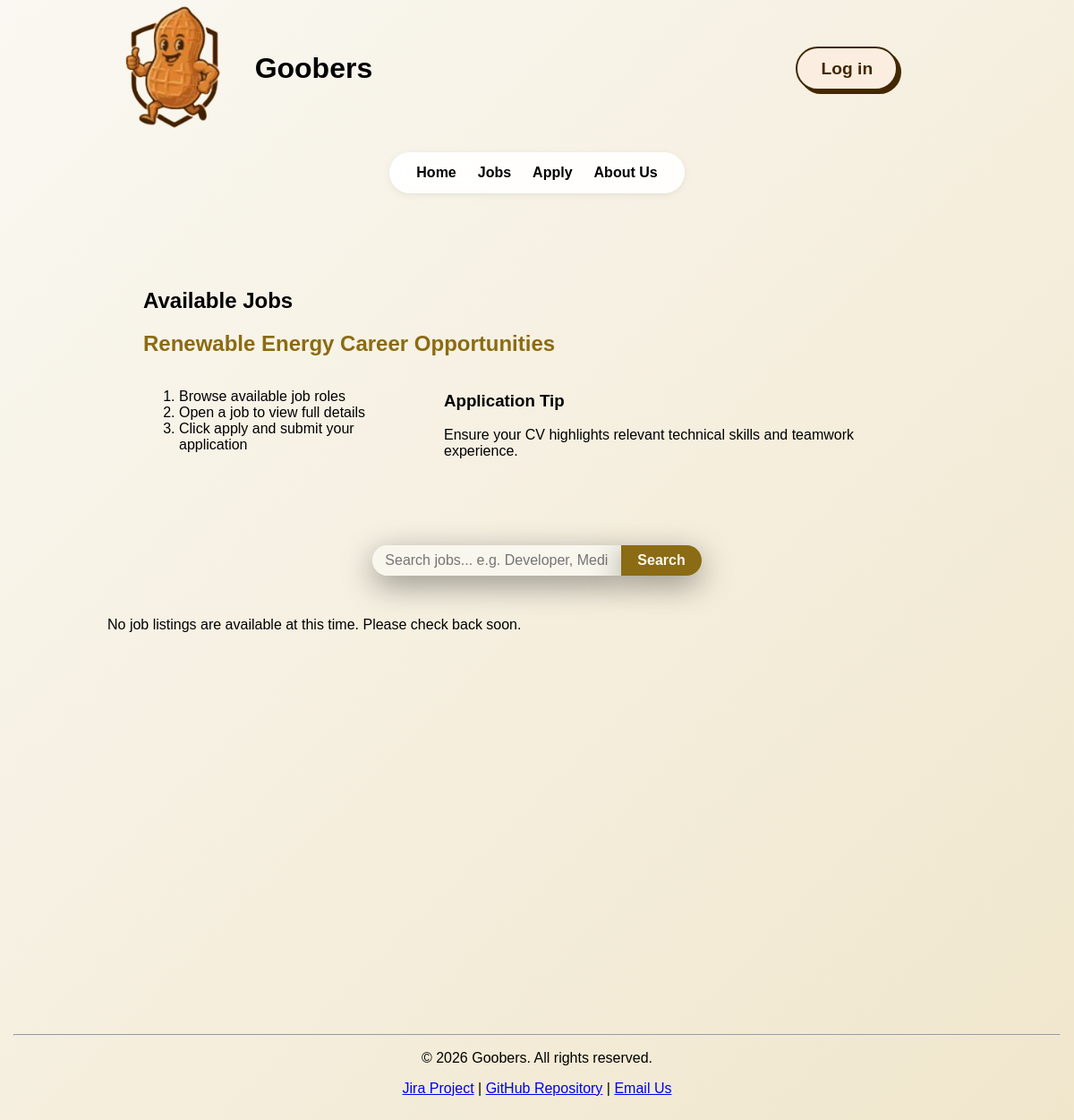
Before: /jobs.php with the older database file.
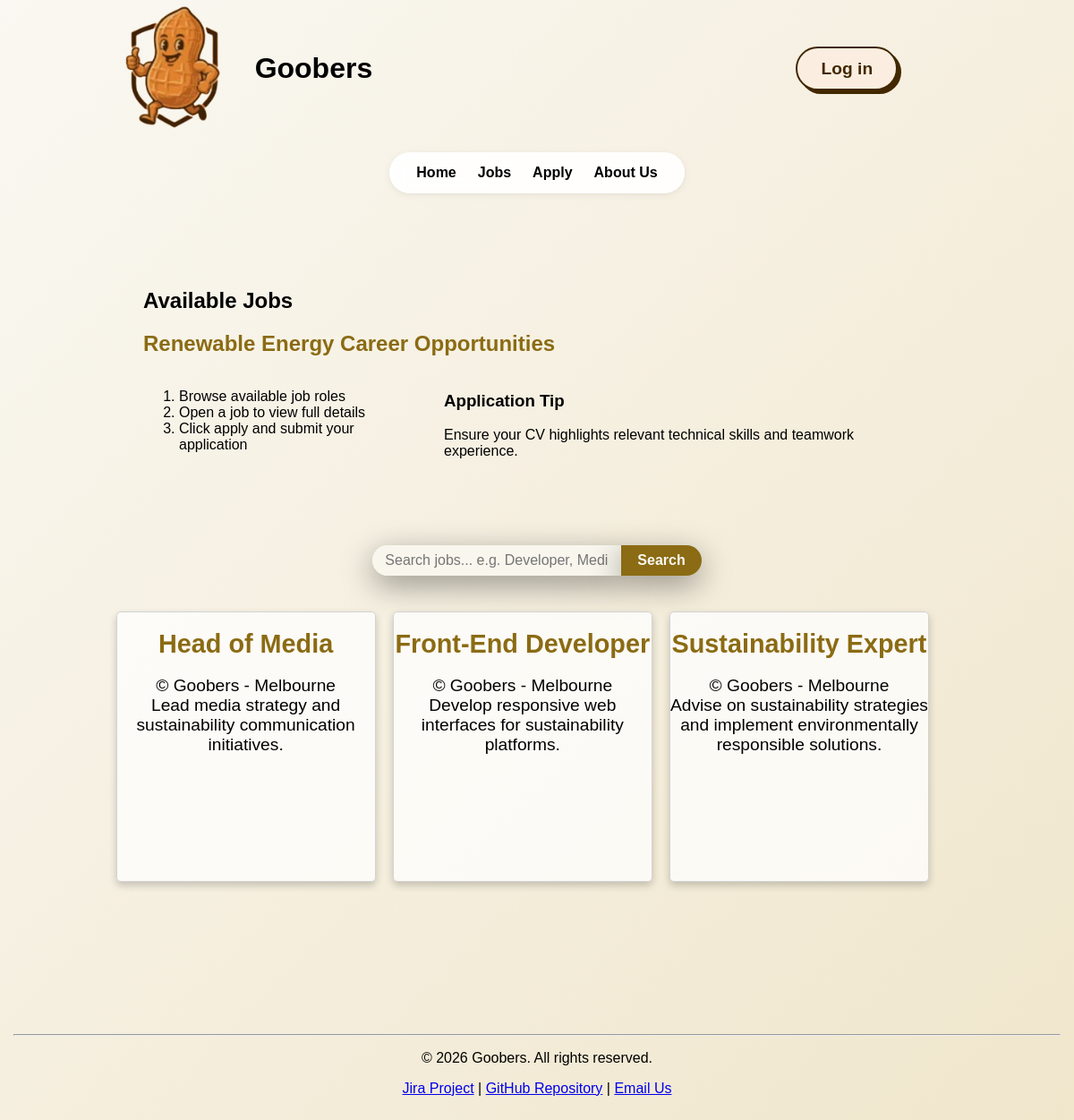
After: the same page with the newer database file.
### tables this page shows
CREATE TABLE `jobs` (
  `id` int(11) NOT NULL,
  `title` varchar(100) NOT NULL,
  `reference` varchar(10) NOT NULL,
  `location` varchar(100) NOT NULL,
  `short_description` text NOT NULL,
  `salary` int(11) DEFAULT NULL,
  `reporting_line` varchar(150) NOT NULL,
  `key_responsibilities` text NOT NULL,
  `essential_requirements` text NOT NULL,
  `preferable_requirements` text NOT NULL
);

### job_card.inc (the view, shortened to what this page needs)
<div class="job-cards">
    <div class="job-card-contents">
        <label for="<?php echo $toggle_id; ?>" class="job-card">
            <span id="span-title">
                <?php echo $title; ?>
            </span>
            <span class="location" style="display: block;">
                &copy; <?php echo $location; ?>
            </span>
            <span class="job-description" style="display: block;">
                <?php echo $short_desc; ?>
            </span>
        </label>
    </div>
</div>

### header.inc (shortened to what this page needs)
<!DOCTYPE html>
<html lang="en">
  <head>
    <link rel="stylesheet" href="./styles/styles.css">
  </head>
<body>
    <header class="header">
	<div class="item-1">
		<div class="logo_and_title">
		<a href="index.php">
			<img src="images/logo.png" alt="Goobers Logo"
				id="logo" aria-label="Go to homepage"
				title="Take me home!">
		</a>
		<h1>Goobers</h1>
		</div>
	</div>
	<div class="item-2" aria-label="Login button">
		<?php if (isset($_SESSION['username'])): ?>
			<div class="dropdown">
				<div class="dropdown-header">
				<p class="dropdown-btn">
				<?php echo htmlspecialchars($_SESSION['username']); ?>
				<div id="profile_button" aria-label="Go to profile">
				</div>
				</div>
				<div class="dropdown-content">
					<ul>
						<li><a href="profile.php">Account Settings</a></li>
						<li><a href="manage.php">Management Page</a></li>
						<li><a href="logout.php">Logout</a></li>
					</ul>
				</div>
			</div>
		<?php else: ?>
			<div>
			<a href="sign_in.php" class="custom-button" id="account-button">Log in</a>
			</div>
		<?php endif; ?>
	</div>
      <nav class="item-3" aria-label="Main navigation">
      <ul>
          <li><a href="index.php" aria-current="page">Home</a> </li>
          <li><a href="jobs.php">Jobs</a></li>
          <li><a href="apply.php">Apply</a></li>
          <li><a href="about_us.php">About Us</a></li>
        </ul>
      </nav>
    </header>

### jobs.php (shortened to what this page needs)
<?php
require_once("settings.php");
?>
<?php include "header.inc" ?>
    <main>
        <section class="jobs-heading">
            <h1>Available Jobs</h1>
            <h2>Renewable Energy Career Opportunities</h2>
            <div class="top-layout">
                <ol>
                    <li>Browse available job roles</li>
                    <li>Open a job to view full details</li>
                    <li>Click apply and submit your application</li>
                </ol>
                <aside>
                    <h3>Application Tip</h3>
                    <p>Ensure your CV highlights relevant technical skills and teamwork experience.</p>
                </aside>
            </div>
        </section>
	<form method="GET"
	      action="search_result.php"
	      id="jobs-search-form"
	      aria-label="Job search">
		<div class="searchBar">
		<input
			type="text"
			id="jobs-search-input"
			name="search"
			placeholder="Search jobs... e.g. Developer, Media"
			maxlength="100"
			aria-label="Search jobs input">
		<button type="submit">
			Search
		</button>
		</div>
	</form>
        <section>
            <div class="job-cards-container">
            <?php
            $conn = mysqli_connect($host, $dbuser, $dbpass, $dbname);
            if (!$conn) {
                echo "<p>Unable to connect to the database. Please try again later.</p>";
            } else {
                $result = mysqli_query($conn, "SELECT * FROM jobs ORDER BY id ASC");
                if (!$result || mysqli_num_rows($result) === 0) {
                    echo "<p>No job listings are available at this time. Please check back soon.</p>";
                } else {
                    $job_index = 1;
                    while ($job = mysqli_fetch_assoc($result)) {
                        $toggle_id = "job" . $job_index . "-toggle";
                        $title = htmlspecialchars($job['title']);
                        $location = htmlspecialchars($job['location']);
                        $short_desc = htmlspecialchars($job['short_description']);
                        include "job_card.inc";
                        $job_index++;
                    }
                }
            }
            ?>
            </div>
        </section>
    </main>
<?php include "footer.inc" ?>

### footer.inc
    <footer aria-label="Footer information">
      <hr>
      <p>&copy; 2026 Goobers. All rights reserved.</p>
      <p>
        <a href="https://student-team-dxgbe8hd.atlassian.net/jira/software/projects/SCRUM/boards/1">Jira Project</a> |
        <a href="https://github.com/Res-ro/goobers-applied-web-sustainable-energy">GitHub Repository</a> |
        <a href="mailto:info@goobers.com">Email Us</a>
      </p>
    </footer>
  </body>
</html>

### styles/styles.css (style rules this page uses)
:root { --main-bg: #dab262; --custom-white: #faf8f2; --custom-cream: #f0e6cc; --custom-peanut:#8b6b13; --custom-peanut2:#ab8b33; --custom-peanut3:#cbab53; --custom-peanut4: #a87f14; --custom-title:#6b4b03; --custom-goober: #f0e6cc; --custom-gooberwhite: #faf8f2; --custom-goobergray: #ebeced; --custom-login: #bab262; --glass-white: rgba(250, 248, 242, 0.75); --glass-white-hover: rgba(250, 248, 242, 0.9); --border-white-soft: rgba(250, 248, 242, 0.4); --shadow-peanut-soft: rgba(139, 107, 19, 0.15); --border-peanut-soft: rgba(201, 168, 76, 0.5); --main-font: Verdana, Geneva, sans-serif; }
body { width: 100%; height: 100%; margin: 0; padding: 0; font-family: var(--main-font); font-size: 16px; background: linear-gradient( 135deg, var(--custom-white), var(--custom-cream), var(--main-bg), var(--custom-cream), var(--custom-white) ); background-size: 400% 400%; animation: gradientShift 8s ease infinite; }
main { width: 80%; min-height: 800px; margin: 30px auto; padding: 20px; background: transparent; }
footer { text-align: center; padding: 15px; margin-top: 30px; color: rgb(0, 0, 0); background: transparent; }
button { font-family: var(--main-font); }
.item-3 li a { cursor: pointer; }
img { max-width: 100%; height: auto; }
header.header { display: grid; grid-template-columns: auto auto; grid-template-rows: auto auto; font-weight: bold; }
.item-1 { grid-area: 1 / 1 / 1 / 1; display: flex; justify-content: center; align-items: center; }
#logo { max-width: 100%; max-height: 150px; transition: 0.2s ease; }
.logo_and_title { display: flex; justify-content: center; align-items: center; color: black; position: relative; right: 80px; }
.item-2 { grid-area: 1 / 2 / 1 / 2; display: flex; justify-content: center; align-items: center; color: var(--custom-peanut); font-size: 1.2em; border-radius: 50px; }
.item-3 { grid-area: 2 / 1 / 3 / -1; display: flex; justify-content: center; padding: 1em; }
.item-3 ul { list-style: none; display: flex; align-items: center; gap: 24px; margin: 0; padding: 0 30px; background: rgba(255, 255, 255, 0.92); border: none; border-radius: 999px; box-shadow: 0 2px 10px rgba(0,0,0,0.06), 0 1px 3px rgba(0,0,0,0.04); backdrop-filter: blur(10px); }
.item-3 li { padding: 14px 0; }
.item-3 a { position: relative; color: black; text-decoration: none; font-weight: 600; transition: color 0.25s ease; }
.item-3 a::after { content: ''; position: absolute; left: 0; bottom: -4px; width: 0; height: 2px; background-color: #8b6b13; transition: width 0.3s ease; }
.custom-button { background-color: #fbeee0; border: 2px solid #422800; border-radius: 30px; box-shadow: #422800 4px 4px 0 0; color: #422800; cursor: pointer; display: inline-block; font-weight: 600; font-size: 1em; padding: 0 18px; line-height: 45px; text-align: center; text-decoration: none; user-select: none; }
@media (min-width: 768px) { .custom-button { min-width: 60px; padding: 0 25px; } }
.top-layout { display: flex; justify-content: space-between; align-items: flex-start; gap: 20px; }
.jobs-heading { margin: 40px; margin-bottom: 80px; }
.jobs-heading h2 { color: var(--custom-peanut); }
#jobs-search-form { margin: 1.5em auto; justify-content: center; margin-bottom: 30px; }
#jobs-search-input { padding: 8px 14px; border: none; border-radius: 999px 0 0 999px; background-color: var(--glass-white); font-size: 1em; outline: none; width: 250px; box-shadow: 0 10px 35px rgba(0,0,0,0.4); }
#jobs-search-form button { padding: 8px 18px; font-size: 1em; font-weight: bold; border: none; border-radius: 0 999px 999px 0; cursor: pointer; display: block; background-color: var(--custom-peanut); color: var(--custom-white); box-shadow: 0 10px 35px rgba(0,0,0,0.4); transition: 0.2s ease; }
.searchBar { display: flex; align-items: stretch; justify-content: center; gap: 0; }
.job-cards-container { display: flex; flex-wrap: wrap; border-radius: 5px; }
.job-cards { box-shadow: 0 4px 8px rgba(0,0,0,0.2); transition: 0.3s; border-radius: 5px; width: 30%; min-height: 300px; border: 1px solid lightgrey; background-color: rgba(255, 255, 255, 0.75); margin: 1%; text-align: center; }
.job-card-contents { font-size: 1.2em; display: flex; }
.job-description { display: -webkit-box; -webkit-box-orient: vertical; -webkit-line-clamp: 3; overflow: hidden; text-overflow: ellipsis; }
#span-title { display: block; color: var(--custom-peanut); font-size: 1.5em; font-weight: bold; margin: 0.67em 0; }

Changed rows visible on the page:
added jobs: title "Head of Media", location "Goobers - Melbourne", short_description "Lead media strategy and sustainability communication initiatives."
added jobs: title "Front-End Developer", location "Goobers - Melbourne", short_description "Develop responsive web interfaces for sustainability platforms."
added jobs: title "Sustainability Expert", location "Goobers - Melbourne", short_description "Advise on sustainability strategies and implement environmentally responsible solutions."
Other visible differences:
text no longer shown: "No job listings are available at this time. Please check back soon."
